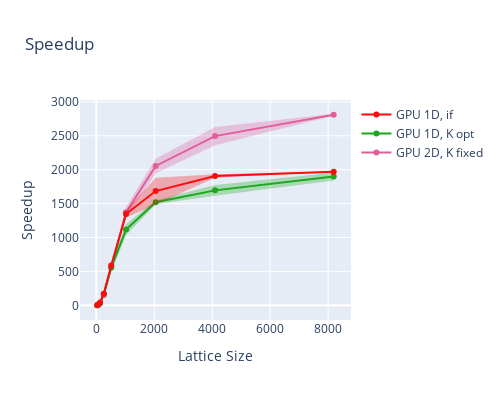

Notebook source saved alongside this figure:
### Code cell
fig = go.Figure()

for idx, (name, dfs, _) in enumerate(runs_gpu):
    for i, df in enumerate(dfs):
        dfs[i]["speedup"] = cpu_df["avgEvolveTime"] / df["avgEvolveTime"]

    df = pd.concat(dfs)
    add_mean_std_trace(fig, df, name, idx + 1, "speedup")

fig.update_layout(title="Speedup", xaxis_title='Lattice Size', yaxis_title="Speedup", width=500, height=400)
# fig.update_yaxes(type="log")
fig.show()

### Figure 1 — Plotly figure (JSON) as saved in the notebook; plotly's stock layout.template omitted (floating-point values rounded to 4 significant figures)
{"data": [{"line": {"color": "#E15F99"}, "mode": "lines+markers", "name": "GPU 2D, K fixed", "type": "scatter", "x": [32, 64, 128, 256, 512, 1024, 2048, 4096, 8192], "y": [1.148, 10.59, 34.65, 150.8, 556.2, 1370.0, 2055.0, 2495.0, 2810.0]}, {"line": {"width": 0}, "mode": "lines", "name": "GPU 2D, K fixed upper", "showlegend": false, "type": "scatter", "x": [32, 64, 128, 256, 512, 1024, 2048, 4096, 8192], "y": [1.223, 11.2, 37.83, 159.3, 604.8, 1451.0, 2161.0, 2630.0, 2826.0]}, {"fill": "tonexty", "fillcolor": "rgba(225, 95, 153, 0.30)", "line": {"width": 0}, "mode": "lines", "name": "GPU 2D, K fixed lower", "showlegend": false, "type": "scatter", "x": [32, 64, 128, 256, 512, 1024, 2048, 4096, 8192], "y": [1.074, 9.983, 31.46, 142.4, 507.7, 1290.0, 1949.0, 2360.0, 2794.0]}, {"line": {"color": "#1CA71C"}, "mode": "lines+markers", "name": "GPU 1D, K opt", "type": "scatter", "x": [32, 64, 128, 256, 512, 1024, 2048, 4096, 8192], "y": [1.094, 9.452, 35.6, 167.2, 556.1, 1117.0, 1520.0, 1695.0, 1900.0]}, {"line": {"width": 0}, "mode": "lines", "name": "GPU 1D, K opt upper", "showlegend": false, "type": "scatter", "x": [32, 64, 128, 256, 512, 1024, 2048, 4096, 8192], "y": [1.177, 12.83, 43.33, 188.6, 620.5, 1201.0, 1548.0, 1773.0, 1960.0]}, {"fill": "tonexty", "fillcolor": "rgba(28, 167, 28, 0.30)", "line": {"width": 0}, "mode": "lines", "name": "GPU 1D, K opt lower", "showlegend": false, "type": "scatter", "x": [32, 64, 128, 256, 512, 1024, 2048, 4096, 8192], "y": [1.011, 6.075, 27.88, 145.9, 491.8, 1034.0, 1491.0, 1617.0, 1840.0]}, {"line": {"color": "#FB0D0D"}, "mode": "lines+markers", "name": "GPU 1D, if", "type": "scatter", "x": [32, 64, 128, 256, 512, 1024, 2048, 4096, 8192], "y": [1.248, 11.45, 43.21, 172.2, 586.9, 1346.0, 1685.0, 1905.0, 1970.0]}, {"line": {"width": 0}, "mode": "lines", "name": "GPU 1D, if upper", "showlegend": false, "type": "scatter", "x": [32, 64, 128, 256, 512, 1024, 2048, 4096, 8192], "y": [1.296, 11.73, 45.37, 190.9, 606.9, 1403.0, 1883.0, 1931.0, 1971.0]}, {"fill": "tonexty", "fillcolor": "rgba(251, 13, 13, 0.30)", "line": {"width": 0}, "mode": "lines", "name": "GPU 1D, if lower", "showlegend": false, "type": "scatter", "x": [32, 64, 128, 256, 512, 1024, 2048, 4096, 8192], "y": [1.199, 11.16, 41.06, 153.5, 566.8, 1290.0, 1487.0, 1879.0, 1968.0]}], "layout": {"height": 400, "title": {"text": "Speedup"}, "width": 500, "xaxis": {"title": {"text": "Lattice Size"}}, "yaxis": {"title": {"text": "Speedup"}}}}
